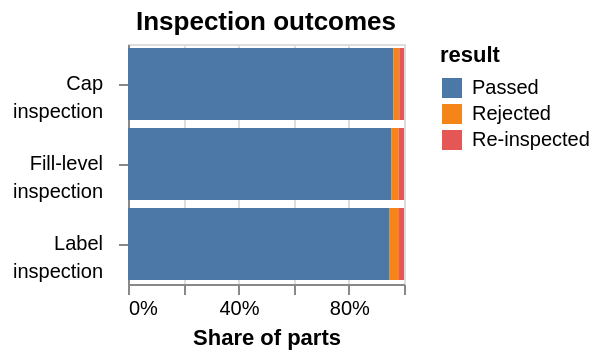

Describe this chart as a Vega-Lite specification.
### Vega-Lite specification from a JSON file in a GitHub repository (floating-point values rounded to 4 significant figures)
{"$schema": "https://vega.github.io/schema/vega-lite/v6.json", "width": "container", "height": {"step": 40}, "data": {"values": [{"line": "Cap inspection", "result": "Passed", "share": 96.2, "k": 1}, {"line": "Cap inspection", "result": "Rejected", "share": 2.1, "k": 2}, {"line": "Cap inspection", "result": "Re-inspected", "share": 1.7, "k": 3}, {"line": "Label inspection", "result": "Passed", "share": 94.8, "k": 1}, {"line": "Label inspection", "result": "Rejected", "share": 3.4, "k": 2}, {"line": "Label inspection", "result": "Re-inspected", "share": 1.8, "k": 3}, {"line": "Fill-level inspection", "result": "Passed", "share": 95.5, "k": 1}, {"line": "Fill-level inspection", "result": "Rejected", "share": 2.6, "k": 2}, {"line": "Fill-level inspection", "result": "Re-inspected", "share": 1.9, "k": 3}]}, "mark": "bar", "encoding": {"y": {"field": "line", "type": "nominal", "title": null, "axis": {"labelExpr": "split(datum.label, ' ')", "labelLimit": 0, "labelLineHeight": 14, "labelPadding": 8}}, "x": {"field": "share", "type": "quantitative", "stack": "normalize", "title": "Share of parts", "axis": {"format": "%", "grid": true}}, "color": {"field": "result", "type": "nominal", "sort": {"field": "k"}}, "order": {"field": "k", "type": "quantitative", "sort": "ascending"}}, "autosize": {"type": "fit", "contains": "padding", "resize": true}, "title": "Inspection outcomes", "description": "Synthetic example data for chart design, not AIS measurements or model benchmarks."}
